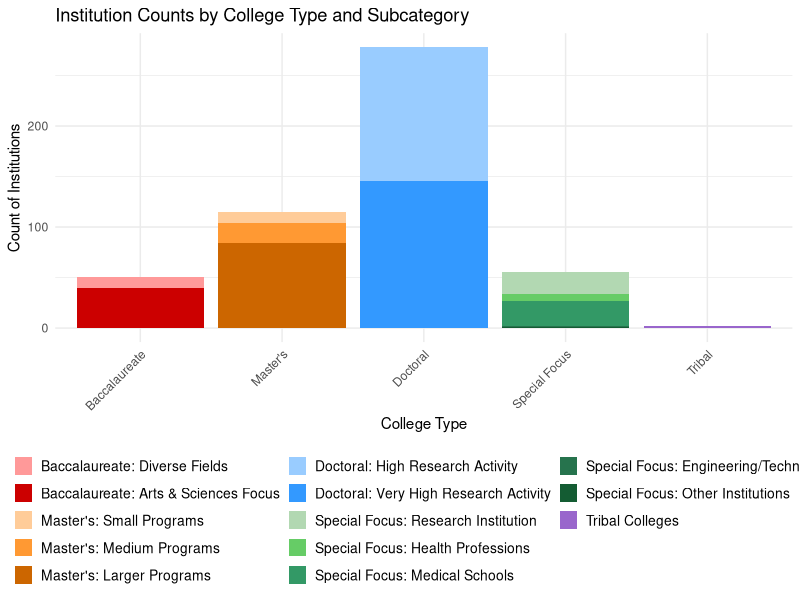
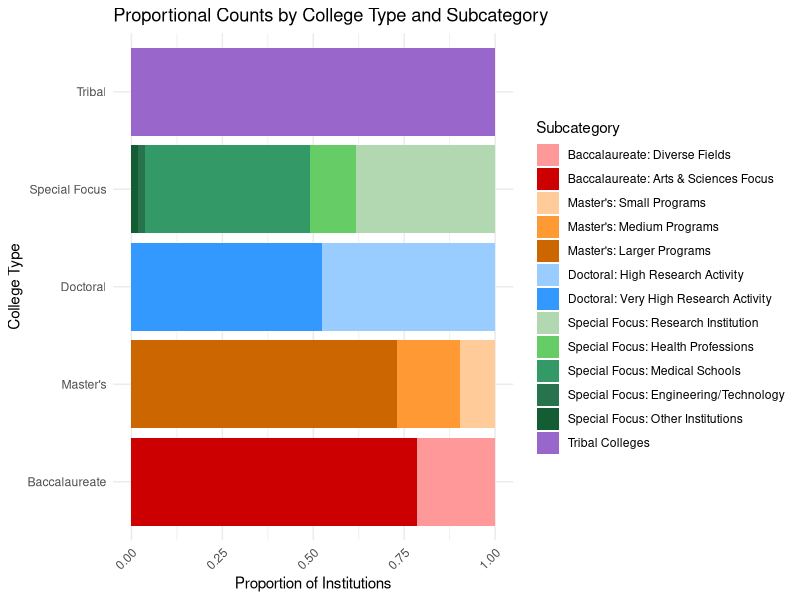
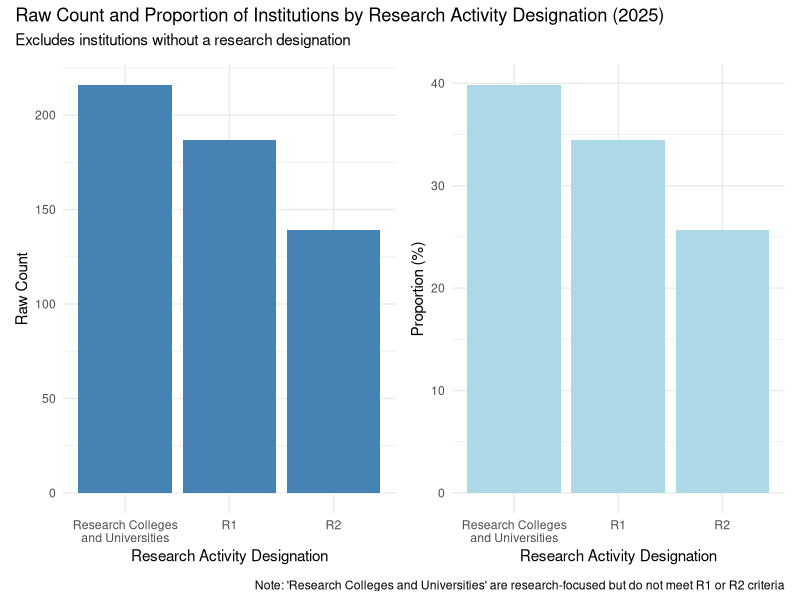
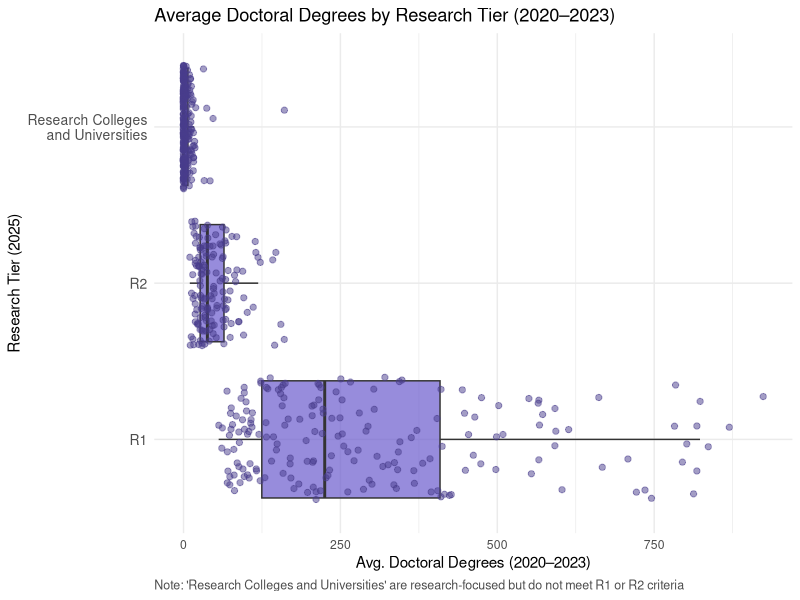

Write R code to recreate these figures, in order. (Note: this script raises an error after producing the figures.)
## ---- chunk 1
#install.packages("patchwork")
#install.packages("scales")
#install.packages("RColorBrewer")
## ---- chunk 2
library(tidyverse)
library(readr)
library(tidyr)
library(dplyr)
library(lubridate)  # for Datetime formatting
library(stringr)  # for extracting URL
library(patchwork)  # for putting multiple graphs on one fig
library(scales)
library(RColorBrewer)  # for color palettes

## ---- chunk 3
classification_stats <- read_csv("carnegie_classification_stats - CLEAN.csv")

spending_doctorate_awards <- read_csv("carnegie_spending_doctorate_awards - CLEAN.csv")
## ---- chunk 4
#head(classification_stats)
colnames(classification_stats)
summary(classification_stats)

head(spending_doctorate_awards)
colnames(spending_doctorate_awards)
summary(spending_doctorate_awards)
## ---- chunk 5
classification_df <- data.frame(classification_stats)
class(classification_df)

spending_df <- data.frame(spending_doctorate_awards)
class(spending_df)
## ---- chunk 6
# Confirming column names on what to join by
colnames(classification_df)
colnames(spending_df)
## ---- chunk 7
# Perform full join on 'unitid'
combined_df <- full_join(classification_df, spending_df, by = "unitid")

# Confirm join and notice duplicate column names
colnames(combined_df)
## ---- chunk 8
# Duplicate School Names (there are 12)
combined_df %>%
  filter(name.x != name.y) %>%
  select(unitid, name.x, name.y)

# Duplicate City Names (there is 1, 'Des Moines' and 'West Des Moines')
combined_df %>%
  filter(city.x != city.y ) %>%
  select(unitid, city.x, city.y)

# Duplicate State Names (there are no duplicates)
combined_df %>%
  filter(state.x != state.y) %>%
  select(unitid, state.x, state.y)

# Create a new dataframe for mismatched rows
mismatched <- combined_df %>%
  filter(name.x != name.y | city.x != city.y | state.x != state.y) %>%
  select(unitid, name.x, name.y, city.x, city.y, state.x, state.y)

# View the mismatched rows
print(mismatched)

## ---- chunk 9
# Function to replace NULL with NA

replace_null_with_na <- function(x) {
  if (is.list(x)) {
    # Apply recursively if it's a list (to handle nested data frames)
    return(lapply(x, replace_null_with_na))
  } else if (is.null(x)) {
    return(NA)  # Replace NULL with NA
  } else {
    return(x)  # Otherwise, return the value unchanged
  }
}

# Use it to apply to a data frame
combined_df_na <- combined_df %>%
  mutate(across(everything(), replace_null_with_na))

# View the result
summary(combined_df_na)
## ---- chunk 10
# Display a table of the count of missing values (NAs) per column
missing_data <- combined_df_na %>% 
  summarise(across(everything(), ~ sum(is.na(.)))) %>%
  gather(key = "column_name", value = "NAs")

print(missing_data)

## ---- chunk 11
# Filter rows where name.x or name.y is NA, and select unitid, name.x, name.y
rows_with_na_names <- combined_df_na %>%
  filter(is.na(name.x) | is.na(name.y)) %>%
  select(unitid, name.x, name.y, city.x, city.y)

print(rows_with_na_names)
# Sould be referring to Penn State, with 2 different unitid AND different school name spelling

## ---- chunk 12
# Recode main college type and subcategory
combined_df_na_cleaned <- combined_df_na %>%
  mutate(
    college_type = case_when(
      grepl("Baccalaureate Colleges", classific_2021) ~ "Baccalaureate",
      grepl("Master's Colleges & Universities", classific_2021) ~ "Master's",
      grepl("Doctoral Universities", classific_2021) ~ "Doctoral",
      grepl("Tribal Colleges and Universities", classific_2021) ~ "Tribal",
      grepl("Special Focus Four-Year", classific_2021) ~ "Special Focus",
      TRUE ~ NA_character_
    ),
    subcategory = case_when(
      grepl("Master's Colleges & Universities: Small Programs", classific_2021) ~ "Master's: Small Programs",
      grepl("Master's Colleges & Universities: Medium Programs", classific_2021) ~ "Master's: Medium Programs",
      grepl("Master's Colleges & Universities: Larger Programs", classific_2021) ~ "Master's: Larger Programs",
      grepl("Doctoral Universities: High Research Activity", classific_2021) ~ "Doctoral: High Research Activity",
      grepl("Doctoral Universities: Very High Research Activity", classific_2021) ~ "Doctoral: Very High Research Activity",
      grepl("Doctoral/Professional Universities", classific_2021) ~ "Doctoral: Professional Universities",
      grepl("Baccalaureate Colleges: Diverse Fields", classific_2021) ~ "Baccalaureate: Diverse Fields",
      grepl("Baccalaureate Colleges: Arts & Sciences Focus", classific_2021) ~ "Baccalaureate: Arts & Sciences Focus",
      grepl("Special Focus Four-Year: Research Institution", classific_2021) ~ "Special Focus: Research Institution",
      grepl("Special Focus Four-Year: Other Health Professions Schools", classific_2021) ~ "Special Focus: Health Professions",
      grepl("Special Focus Four-Year: Medical Schools & Centers", classific_2021) ~ "Special Focus: Medical Schools",
      grepl("Special Focus Four-Year: Engineering and Other Technology-Related Schools", classific_2021) ~ "Special Focus: Engineering/Technology",
      grepl("Special Focus Four-Year: Other Special Focus Institutions", classific_2021) ~ "Special Focus: Other Institutions",
      grepl("Tribal Colleges and Universities", classific_2021) ~ "Tribal Colleges",
      TRUE ~ NA_character_
    )
  ) %>%
  filter(!is.na(college_type) & !is.na(subcategory))

# Set factor levels for custom order of college_type
combined_df_na_cleaned$college_type <- factor(combined_df_na_cleaned$college_type,
  levels = c("Baccalaureate", "Master's", "Doctoral", "Special Focus", "Tribal")
)

# Set factor levels for custom order of subcategories
combined_df_na_cleaned$subcategory <- factor(combined_df_na_cleaned$subcategory, levels = c(
  "Baccalaureate: Diverse Fields",
  "Baccalaureate: Arts & Sciences Focus",
  "Master's: Small Programs",
  "Master's: Medium Programs",
  "Master's: Larger Programs",
  "Doctoral: High Research Activity",
  "Doctoral: Very High Research Activity",
  "Doctoral: Professional Universities",
  "Special Focus: Research Institution",
  "Special Focus: Health Professions",
  "Special Focus: Medical Schools",
  "Special Focus: Engineering/Technology",
  "Special Focus: Other Institutions",
  "Tribal Colleges"
))

# Custom shaded color palette
color_palette_shaded <- c(
  # Reds for Baccalaureate
  "Baccalaureate: Diverse Fields" = "#ff9999",
  "Baccalaureate: Arts & Sciences Focus" = "#cc0000",
  
  # Oranges for Master's
  "Master's: Small Programs" = "#ffcc99",
  "Master's: Medium Programs" = "#ff9933",
  "Master's: Larger Programs" = "#cc6600",
  
  # Blues for Doctoral
  "Doctoral: High Research Activity" = "#99ccff",
  "Doctoral: Very High Research Activity" = "#3399ff",
  "Doctoral: Professional Universities" = "#003366",
  
  # Greens for Special Focus
  "Special Focus: Research Institution" = "#b2d8b2",
  "Special Focus: Health Professions" = "#66cc66",
  "Special Focus: Medical Schools" = "#339966",
  "Special Focus: Engineering/Technology" = "#26734d",
  "Special Focus: Other Institutions" = "#145c33",
  
  # Purple for Tribal
  "Tribal Colleges" = "#9966cc"
)
## ---- chunk 13
p1 <- ggplot(combined_df_na_cleaned, aes(x = college_type, fill = subcategory)) + 
  geom_bar(position = "stack") +
  scale_fill_manual(values = color_palette_shaded) +
  labs(title = "Institution Counts by College Type and Subcategory",
       x = "College Type", y = "Count of Institutions") +
  theme_minimal() +
  theme(
    legend.position = "bottom",
    legend.title = element_blank(),
    legend.box = "horizontal",
    legend.text = element_text(size = 10),
    legend.key.size = unit(0.5, "cm"),
    legend.box.just = "center",
    legend.spacing.x = unit(0.5, 'cm'),
    legend.spacing.y = unit(0.25, 'cm'),
    legend.key.height = unit(0.5, "cm"),
    axis.text.x = element_text(angle = 45, hjust = 1)
  ) +
  guides(fill = guide_legend(ncol = 3, title = "Subcategory"))

p1

## ---- chunk 14
# Ensure college_type factor order is set (if not already done)
combined_df_na_cleaned$college_type <- factor(combined_df_na_cleaned$college_type,
  levels = c("Baccalaureate", "Master's", "Doctoral", "Special Focus", "Tribal")
)

# Proportion stacked bar plot (horizontal) with 4 columns for the legend
p2 <- ggplot(combined_df_na_cleaned, aes(y = college_type, fill = subcategory)) + 
  geom_bar(position = "fill") +  # This scales the bars to 100% for each college type
  scale_fill_manual(values = color_palette_shaded) +  # Apply the custom color palette
  labs(title = "Proportional Counts by College Type and Subcategory",
       x = "Proportion of Institutions",
       y = "College Type") +              
  theme_minimal() +
  theme(axis.text.y = element_text(angle = 0),    # Keep y-axis labels horizontal
        axis.text.x = element_text(angle = 45, hjust = 1)) + # Rotate x-axis labels for readability
  guides(fill = guide_legend(ncol = 1, title = "Subcategory"))

# Print the plot
p2

## ---- chunk 15

# Prepare the data and drop NA
plot_data <- combined_df_na %>%
  filter(!is.na(research_tier_2025)) %>%
  mutate(
    research_tier_2025 = factor(
      research_tier_2025,
      levels = c("Research Colleges and Universities",
                 "Research 1: Very High Research Spending and Doctorate Production", 
                 "Research 2: High Research Spending and Doctorate Production")
    )
  ) %>%
  count(research_tier_2025) %>%
  mutate(percentage = n / sum(n) * 100)  # Calculate percentage for pie chart

# Raw count bar plot
raw_count_plot <- ggplot(plot_data, aes(x = research_tier_2025, y = n)) +
  geom_bar(stat = "identity", fill = "steelblue") +
  labs(
    x = "Research Activity Designation",
    y = "Raw Count"
  ) +
  theme_minimal() +
  scale_x_discrete(labels = c(
    "Research Colleges and Universities" = "Research Colleges\nand Universities", 
    "Research 1: Very High Research Spending and Doctorate Production" = "R1", 
    "Research 2: High Research Spending and Doctorate Production" = "R2"
  ))

# Proportional bar plot (percentage)
proportional_plot <- ggplot(plot_data, aes(x = research_tier_2025, y = percentage)) +
  geom_bar(stat = "identity", fill = "lightblue") +
  labs(
    x = "Research Activity Designation",
    y = "Proportion (%)"
  ) +
  theme_minimal() +
  scale_x_discrete(labels = c(
    "Research Colleges and Universities" = "Research Colleges\nand Universities", 
    "Research 1: Very High Research Spending and Doctorate Production" = "R1", 
    "Research 2: High Research Spending and Doctorate Production" = "R2"
  ))

# Combine the two plots and add a single title, subtitle, and caption for the whole figure
combined_plot <- raw_count_plot + proportional_plot + 
  plot_layout(guides = 'collect') +
  plot_annotation(
    title = "Raw Count and Proportion of Institutions by Research Activity Designation (2025)",
    subtitle = "Excludes institutions without a research designation",
    caption = "Note: 'Research Colleges and Universities' are research-focused but do not meet R1 or R2 criteria"
  )

# Print the combined plot
combined_plot

## ---- chunk 16
# Clean data and relabel tiers
clean_df <- combined_df_na %>%
  filter(!is.na(avg_num_doc_degrees_2020_2023), !is.na(research_tier_2025)) %>%
  mutate(
    research_tier_2025 = recode(
      research_tier_2025,
      "Research 1: Very High Research Spending and Doctorate Production" = "R1",
      "Research 2: High Research Spending and Doctorate Production" = "R2",
      "Research Colleges and Universities" = "Research Colleges\nand Universities"
    )
  )

# Plot with horizontal box and whiskers
ggplot(clean_df, aes(x = avg_num_doc_degrees_2020_2023, y = research_tier_2025)) +
  geom_boxplot(fill = "slateblue", alpha = 0.7, outlier.shape = NA) +
  geom_jitter(color = "darkslateblue", alpha = 0.5, size = 1.8) +
  labs(
    title = "Average Doctoral Degrees by Research Tier (2020–2023)",
    x = "Avg. Doctoral Degrees (2020–2023)",
    y = "Research Tier (2025)",
    caption = "Note: 'Research Colleges and Universities' are research-focused but do not meet R1 or R2 criteria"
  ) +
  theme_minimal() +
  theme(
    plot.caption = element_text(hjust = 0, size = 9, color = "gray30"),
    axis.text.y = element_text(size = 10)
  )
## ---- chunk 17
#By Colin Thompson

#This histogram displays the distribution of spending for the fiscal year of 2022. This could be used to find the highest amounts of research spending institutions may have. It could also show popular spending ranges for that year. This could then be overall useful in showing what on average is a good range for spending on research.

# Using Reg-ex and turning values numeric for herd_fy22 data
df1$herd_fy22 <- as.numeric(gsub("[$,]", "", df1$herd_fy22))

ggplot(df1, aes(x = herd_fy22)) +
  geom_histogram(bins = 20) +
  labs(title = "Histogram of HERD Spending in FY22",
       x = "HERD Spending (in Billions)",
       y = "Number of Institutions") +
  theme_minimal() 
## ---- chunk 18
# Calculate the counts without proportions
clean_df_long <- clean_df_long %>%
  group_by(academic_year) %>%
  mutate(total_degrees = sum(num_doc_degrees)) %>%
  ungroup()

# Stacked bar graph of Doctoral Degrees by Research Tier and Academic Year with regular counts
ggplot(clean_df_long, aes(x = academic_year, y = num_doc_degrees, fill = research_tier_2025)) +
  geom_bar(stat = "identity", position = "stack") +  # Stack the bars
  labs(
    title = "Doctoral Degrees Conferred by Research Tier and Academic Year (2020–2023)",
    x = "Academic Year",
    y = "Count of Doctoral Degrees",
    fill = "Research Tier",
    caption = "Note: 'Research Colleges and Universities' are research-focused but do not meet R1 or R2 criteria"
  ) +
  theme_minimal() +
  theme(
    plot.caption = element_text(hjust = 0, size = 9, color = "gray30"),
    axis.text.x = element_text(size = 10)  # No angle on x-axis labels
  ) +
  scale_x_discrete(
    labels = c("num_doc_degrees_2020_2021" = "2020-2021",
               "num_doc_degrees_2021_2022" = "2021-2022",
               "num_doc_degrees_2022_2023" = "2022-2023")
  ) +
  scale_y_continuous(
    limits = c(0, 80000),
    expand = c(0, 0)
  )
## ---- chunk 19
# Clean data and relabel tiers
clean_df <- combined_df_na %>%
  filter(!is.na(avg_num_doc_degrees_2020_2023), !is.na(research_tier_2025)) %>%
  mutate(
    research_tier_2025 = recode(
      research_tier_2025,
      "Research 1: Very High Research Spending and Doctorate Production" = "R1",
      "Research 2: High Research Spending and Doctorate Production" = "R2",
      "Research Colleges and Universities" = "Research Colleges\nand Universities"
    )
  )

# Plot with horizontal box and whiskers
ggplot(clean_df, aes(x = avg_num_doc_degrees_2020_2023, y = research_tier_2025)) +
  geom_boxplot(fill = "slateblue", alpha = 0.7, outlier.shape = NA) +
  geom_jitter(color = "darkslateblue", alpha = 0.5, size = 1.8) +
  labs(
    title = "Average Doctoral Degrees by Research Tier (2020–2023)",
    x = "Avg. Doctoral Degrees (2020–2023)",
    y = "Research Tier (2025)",
    caption = "Note: 'Research Colleges and Universities' are research-focused but do not meet R1 or R2 criteria"
  ) +
  theme_minimal() +
  theme(
    plot.caption = element_text(hjust = 0, size = 9, color = "gray30"),
    axis.text.y = element_text(size = 10)
  )

## ---- chunk 20
# Reshape the data into long format for easier plotting and drop NA values
long_combined_df <- combined_df_na_cleaned %>%
  select(
    research_tier_2025,
    num_doc_degrees_2020_2021,
    num_doc_degrees_2021_2022,
    num_doc_degrees_2022_2023
  ) %>%
  pivot_longer(
    cols = c(
      "num_doc_degrees_2020_2021",
      "num_doc_degrees_2021_2022",
      "num_doc_degrees_2022_2023"
    ),
    names_to = "academic_year",
    values_to = "num_doc_degrees"
  ) %>%
  # Clean up the research tier labels and academic year labels
  mutate(
    research_tier_2025 = recode(
      research_tier_2025, 
      "Research 1: Very High Research Spending and Doctorate Production" = "Research 1", 
      "Research 2: High Research Spending and Doctorate Production" = "Research 2",
      "Research Colleges and Universities" = "Research Colleges and Universities"
    ),
    academic_year = recode(
      academic_year,
      "num_doc_degrees_2020_2021" = "2020-2021",
      "num_doc_degrees_2021_2022" = "2021-2022",
      "num_doc_degrees_2022_2023" = "2022-2023"
    )
  ) %>%
  # Filter out any rows with NA values in num_doc_degrees or research_tier_2025
  filter(!is.na(num_doc_degrees), !is.na(research_tier_2025))

# Create a stacked bar graph of doctoral degrees by research tier and academic year
ggplot(long_combined_df, aes(x = academic_year, y = num_doc_degrees, fill = research_tier_2025)) +
  geom_bar(stat = "identity", position = "stack") +
  labs(
    title = "Doctoral Degrees Conferred by Research Tier and Academic Year (2020–2023)",
    x = "Academic Year",
    y = "Count of Doctoral Degrees",
    fill = "Research Tier",
    caption = "Note: 'Research Colleges and Universities' are research-focused but do not meet R1 or R2 criteria"
  ) +
  theme_minimal() +
  theme(
    plot.title = element_text(hjust = 0),
    axis.text.x = element_text(angle = 0, hjust = 0.5),  # Center the x-axis labels
    plot.caption = element_text(hjust = 0, size = 9, color = "gray30"),
    legend.position = "right",  # Keep the legend on the right
    legend.box = "vertical"  # Arrange legend vertically
  ) +
  guides(
    fill = guide_legend(ncol = 1)  # Set the legend to 1 column
  ) +
  scale_fill_manual(
    values = c("Research 1" = "#4C79A1", "Research 2" = "#F1A340", "Research Colleges and Universities" = "#6D9D4B"),  # New colors
    labels = c("Research 1", "Research 2", "Research Colleges and Universities")  # Set the legend labels
  ) +
  scale_y_continuous(
    labels = scales::comma  # Adds commas to the y-axis labels for better readability
  )

## ---- chunk 21
# Ensure all combinations of 'public_private_profit' and 'research_tier_2025' are represented
plot_df_clean <- combined_df_na %>%
  filter(!is.na(public_private_profit), !is.na(research_tier_2025)) %>%
  count(research_tier_2025, public_private_profit) %>%
  complete(research_tier_2025, public_private_profit, fill = list(n = 0))  # Fill missing combinations with 0

# Create the plot
ggplot(plot_df_clean, aes(x = public_private_profit, y = n, fill = research_tier_2025)) +
  geom_bar(position = "dodge", stat = "identity", width = 0.7) +  # Adjust width for equal bar widths
  labs(
    title = "Count of Institutions by Type and Research Activity Designation (2025)",
    subtitle = "Excludes institutions without a research designation",
    x = "Institution Type",
    y = "Count of Institutions",
    fill = "Research Activity Designation",
    caption = "Note: 'Research Colleges and Universities' are research-focused but do not meet R1 or R2 criteria"
  ) +
  theme_minimal() +
  scale_x_discrete(labels = c(
    "Public" = "Public", 
    "Private non-profit" = "Private (non-profit)", 
    "Private for-profit" = "Private (for-profit)"
  )) +
  scale_y_continuous(limits = c(0, 150), expand = c(0, 0)) +
  scale_fill_manual(
    values = c(
      "Research Colleges and Universities" = "palevioletred",  # Research Colleges stand out
      "Research 1: Very High Research Spending and Doctorate Production" = "steelblue",  # R1 color
      "Research 2: High Research Spending and Doctorate Production" = "cornflowerblue"  # R2 color
    ),
    labels = c(
      "Research Colleges and Universities" = "Research Colleges\nand Universities", 
      "Research 1: Very High Research Spending and Doctorate Production" = "R1", 
      "Research 2: High Research Spending and Doctorate Production" = "R2"
    )
  ) +
  theme(
    axis.text.y = element_text(size = 10),
    legend.position = "bottom",  # Move the legend to the bottom
    legend.box = "horizontal",   # Makes the legend horizontal
    legend.title = element_text(size = 12),  # Adding legend title size
    axis.text.x = element_text(angle = 0, hjust = 0.5)  # Set x-axis labels to 0 degrees (normal)
  )
## ---- chunk 22
ggplot(plot_df_clean, aes(x = research_tier_2025, y = n, fill = public_private_profit)) +
  geom_bar(position = "dodge", stat = "identity", width = 0.7) +
  labs(
    title = "Count of Institutions by Research Activity Designation and Type (2025)",
    subtitle = "Excludes institutions without a research designation",
    x = "Research Activity Designation",
    y = "Count of Institutions",
    fill = "Institution Type",
    caption = "Note: 'Research Colleges and Universities' are research-focused but do not meet R1 or R2 criteria"
  ) +
  theme_minimal() +
  scale_x_discrete(labels = c(
    "Research Colleges and Universities" = "Research Colleges\nand Universities", 
    "Research 1: Very High Research Spending and Doctorate Production" = "R1", 
    "Research 2: High Research Spending and Doctorate Production" = "R2"
  )) +
  scale_y_continuous(limits = c(0, 150), expand = c(0, 0)) +
  scale_fill_manual(
    values = c(
      "Public" = "seagreen", 
      "Private not-for-profit" = "darkorange", 
      "Private for-profit" = "saddlebrown"
    ),
    labels = c(
      "Public" = "Public",
      "Private not-for-profit" = "Private (non-profit)",
      "Private for-profit" = "Private (for-profit)"
    )
  ) +
  theme(
    axis.text.y = element_text(size = 10),
    axis.text.x = element_text(angle = 0, hjust = 0.5),
    legend.position = "bottom",
    legend.box = "horizontal",
    legend.title = element_text(size = 12)
  )

## ---- chunk 23
# Clean and reshape HERD data for all three fiscal years (FY21, FY22, FY23)

combined_df_long <- combined_df_na_cleaned %>%
  select(research_tier_2025, herd_fy21, herd_fy22, herd_fy23) %>%
  pivot_longer(
    cols = starts_with("herd_fy"),
    names_to = "fiscal_year",
    values_to = "herd_spending"
  ) %>%
  filter(!is.na(herd_spending)) %>%
  mutate(
    fiscal_year = recode(
      fiscal_year,
      herd_fy21 = "HERD Spending FY2021",
      herd_fy22 = "HERD Spending FY2022",
      herd_fy23 = "HERD Spending FY2023"
    )
  )

# Plot distribution of HERD spending for FY21, FY22, and FY23 with log scale
ggplot(combined_df_long, aes(x = herd_spending)) +
  geom_histogram(bins = 20, color = "black", fill = "seagreen", alpha = 0.85) +
  scale_x_log10(labels = scales::dollar_format(scale = 1e-9, suffix = "B")) +
  facet_wrap(~ fiscal_year, nrow = 1, ncol = 3) + # Arrange FY21, FY22, FY23 side by side
  labs(
    title = "Distribution of HERD Spending for Fiscal Years 2021, 2022, and 2023",
    x = "HERD Spending (Log Scale, in Billions)",
    y = "Number of Institutions"
  ) +
  theme_minimal() +
  theme(
    plot.title = element_text(hjust = 0.5, face = "bold"),
    strip.text = element_text(face = "bold"),
    legend.position = "none"
  )


## ---- chunk 24
# Filter out rows with NAs in research_tier_simple or herd_spending
combined_df_long <- combined_df_na_cleaned %>%
  select(research_tier_2025, herd_fy21, herd_fy22, herd_fy23) %>%
  pivot_longer(
    cols = starts_with("herd_fy"),
    names_to = "fiscal_year",
    values_to = "herd_spending"
  ) %>%
  filter(!is.na(herd_spending), !is.na(research_tier_2025)) %>%
  mutate(
    fiscal_year = recode(
      fiscal_year,
      herd_fy21 = "HERD Spending FY2021",
      herd_fy22 = "HERD Spending FY2022",
      herd_fy23 = "HERD Spending FY2023"
    ),
    # Simplify research tier labels
    research_tier_simple = recode(
      research_tier_2025,
      "Research 1: Very High Research Spending and Doctorate Production" = "Research 1",
      "Research 2: High Research Spending and Doctorate Production" = "Research 2",
      "Research Colleges and Universities" = "Research Colleges and Universities"
    )
  ) %>%
  filter(!is.na(research_tier_simple), !is.na(herd_spending))  # Remove NAs

# Plot with simplified legend labels and without NAs
ggplot(combined_df_long, aes(x = herd_spending, fill = research_tier_simple)) +
  geom_histogram(bins = 30, color = "black", alpha = 0.8, position = "identity") +
  scale_x_log10(labels = scales::dollar_format(scale = 1e-9, suffix = "B")) +
  facet_wrap(~ fiscal_year, nrow = 1, ncol = 3) +
  scale_fill_manual(
    values = c(
      "Research 1" = brewer.pal(3, "Set2")[1],
      "Research 2" = brewer.pal(3, "Set2")[2],
      "Research Colleges and Universities" = brewer.pal(3, "Set2")[3]
    ),
    labels = c("Research 1", "Research 2", "Research Colleges and Universities")  # Simplify the legend labels
  ) +
  labs(
    title = "HERD Spending by Fiscal Year and Research Tier (Log Scale)",
    subtitle = "Excludes institutions without a research designation",
    x = "HERD Spending (Log Scale, in Billions)",
    y = "Number of Institutions",
    fill = "Research Tier",
    caption = "Note: 'Research Colleges and Universities' are research-focused but do not meet R1 or R2 criteria"
  ) +
  theme_minimal() +
  theme(
    plot.title = element_text(hjust = 0.5, face = "bold"),
    plot.subtitle = element_text(hjust = 0.5),
    plot.caption = element_text(hjust = 0.5, size = 9),
    strip.text = element_text(face = "bold"),
    legend.position = "bottom",
    legend.direction = "horizontal"
  )

## ---- chunk 25
combined_df_na$research_tier_2025
## ---- chunk 26
# Clean the spending column (remove $ and commas and convert to numeric)
clean_df_long <- combined_df %>%
  mutate(
    herd_avg_fy21_to_fy23 = as.numeric(gsub("[$,]", "", herd_avg_fy21_to_fy23)),
    herd_avg_fy21_to_fy23_billions = herd_avg_fy21_to_fy23 / 1e9  # Convert to billions
  )

# Optional: Rename tiers for cleaner display (if needed)
clean_df_long <- clean_df_long %>%
  mutate(research_tier_2025 = case_when(
    grepl("Research 1", research_tier_2025) ~ "Research 1 (R1)",
    grepl("Research 2", research_tier_2025) ~ "Research 2 (R2)",
    TRUE ~ "Research Colleges and Universities"
  ))

# Scatter plot of research spending vs doctoral degrees
ggplot(clean_df_long, aes(
  x = herd_avg_fy21_to_fy23_billions,
  y = avg_num_doc_degrees_2020_2023,
  color = research_tier_2025
)) +
  geom_point(alpha = 0.8, size = 1.25) +
  scale_color_brewer(palette = "Set2") +
  scale_x_continuous(
    labels = scales::label_dollar(scale = 1, suffix = "B"),  # Format in billions
    breaks = scales::pretty_breaks(n = 10)  # More breaks on the x-axis
  ) +
  scale_y_continuous(
    breaks = scales::pretty_breaks(n = 10)  # More breaks on the y-axis
  ) +
  labs(
    title = "Avg. Research Spending vs. Doctoral Degrees (2020–2023)",
    x = "Avg. Research Spending (Billions USD)",
    y = "Avg. Number of Doctoral Degrees",
    color = "Research Tier"
  ) +
  theme_minimal() +
  theme(
    plot.title = element_text(size = 14, face = "bold"),
    axis.text.x = element_text(angle = 45, hjust = 1),
    legend.position = "bottom",  # Position the legend below the x-axis
    legend.key.width = unit(1, "cm"),  # Adjust the width of the legend keys
    legend.key.height = unit(0.5, "cm"),  # Adjust the height of the legend keys
    legend.title = element_text(size = 12),
    legend.text = element_text(size = 10)
  ) +
  guides(color = guide_legend(ncol = 3))  # Set the legend to 3 columns

## ---- chunk 27
# Clean and categorize the data
clean_combined_df <- combined_df_na %>%
  mutate(
    size_category = case_when(
      grepl("very small", size_setting) ~ "Very Small",
      grepl("small", size_setting) ~ "Small",
      grepl("medium", size_setting) ~ "Medium",
      grepl("large", size_setting) ~ "Large",
      TRUE ~ NA_character_  # Filter out non-4-year
    ),
    residential_category = case_when(
      grepl("highly residential", size_setting) ~ "Highly Residential",
      grepl("primarily residential", size_setting) ~ "Primarily Residential",
      grepl("primarily nonresidential", size_setting) ~ "Primarily Nonresidential",
      TRUE ~ NA_character_
    ),
    research_tier_2025 = factor(
      research_tier_2025,
      levels = c(
        "Research 1: Very High Research Spending and Doctorate Production",
        "Research 2: High Research Spending and Doctorate Production",
        "Research Colleges and Universities"
      )
    )
  ) %>%
  filter(!is.na(size_category) & !is.na(residential_category))

# Define label shorteners for x-axis and legend
research_labels <- c(
  "Research 1: Very High Research Spending and Doctorate Production" = "R1",
  "Research 2: High Research Spending and Doctorate Production" = "R2",
  "Research Colleges and Universities" = "Research\nColleges"
)

# Plot: Grouped bar chart faceted by size and residential categories
ggplot(clean_combined_df, aes(x = research_tier_2025, fill = research_tier_2025)) +
  geom_bar(position = "dodge") +
  facet_grid(size_category ~ residential_category, scales = "free_x") +
  scale_x_discrete(labels = research_labels) +
  scale_fill_manual(
    values = c(
      "Research 1: Very High Research Spending and Doctorate Production" = "#1b9e77",
      "Research 2: High Research Spending and Doctorate Production" = "#d95f02",
      "Research Colleges and Universities" = "#7570b3"
    ),
    labels = research_labels
  ) +
  labs(
    title = "Research Tiers by Size and Residential Type (4-Year Universities Only)",
    x = "Research Tier",
    y = "Number of Institutions",
    fill = "Research Tier",
    caption = "Note: 'Research Colleges and Universities' are research-focused but do not meet R1 or R2 criteria"
  ) +
  theme_minimal() +
  theme(
    axis.text.x = element_text(angle = 0, hjust = .5, size = 10),
    axis.text.y = element_text(size = 10),
    axis.title = element_text(size = 12),
    legend.position = "bottom",
    legend.title = element_text(size = 11),
    legend.text = element_text(size = 10),
    strip.text.x = element_text(size = 11),
    strip.text.y = element_text(size = 11),
    plot.title = element_text(size = 14, face = "bold", hjust = 0.5),
    plot.caption = element_text(size = 9, face = "italic", hjust = 1)
  )
